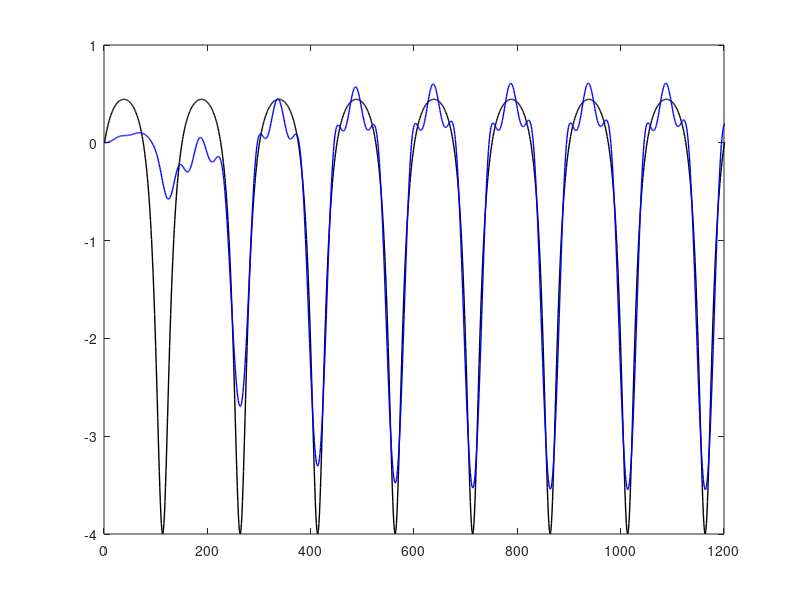

Source code (MATLAB):
clear;clc;close all;

Fs          = 2.4e6;
Flms        = 16e3;
n_harmonics = 3;
delay       = 22; % defined by system delay (filter, cryo, etc.) 
gain        = 1e-2;
%%
% Integrator 
ol          = tf([1], [1 -1], 1/Fs);

% Add harmonic stages in parallel
for i = 1:n_harmonics
    w0    = 2*pi*i*Flms/Fs;
    phi0  = angle(exp(1j*w0));
    ol    = ol + tf([cos(w0*(1 + delay)), -cos(phi0*delay)], ...
	        [1, -2*cos(w0), 1, zeros(1, delay)], 1/Fs);
end

% Closed loop transfer function
cl = feedback(gain*ol, 1);

% Simulate SQUID
lambda = 0.8;
n      = 0:2^14-1;
t      = n/Fs;
squid  = lambda*sin(2*pi*(Flms/Fs)*n)./(1 + lambda*sin(2*pi*(Flms/Fs)*n));

%
% figure(1)
% bode(cl)
%
y = lsim(cl, squid, t);
%%
figure(2),clf
plot(squid,'k-','linew',1)
hold on
plot(y,'b-','linew',1)
xlim([0 1200])
